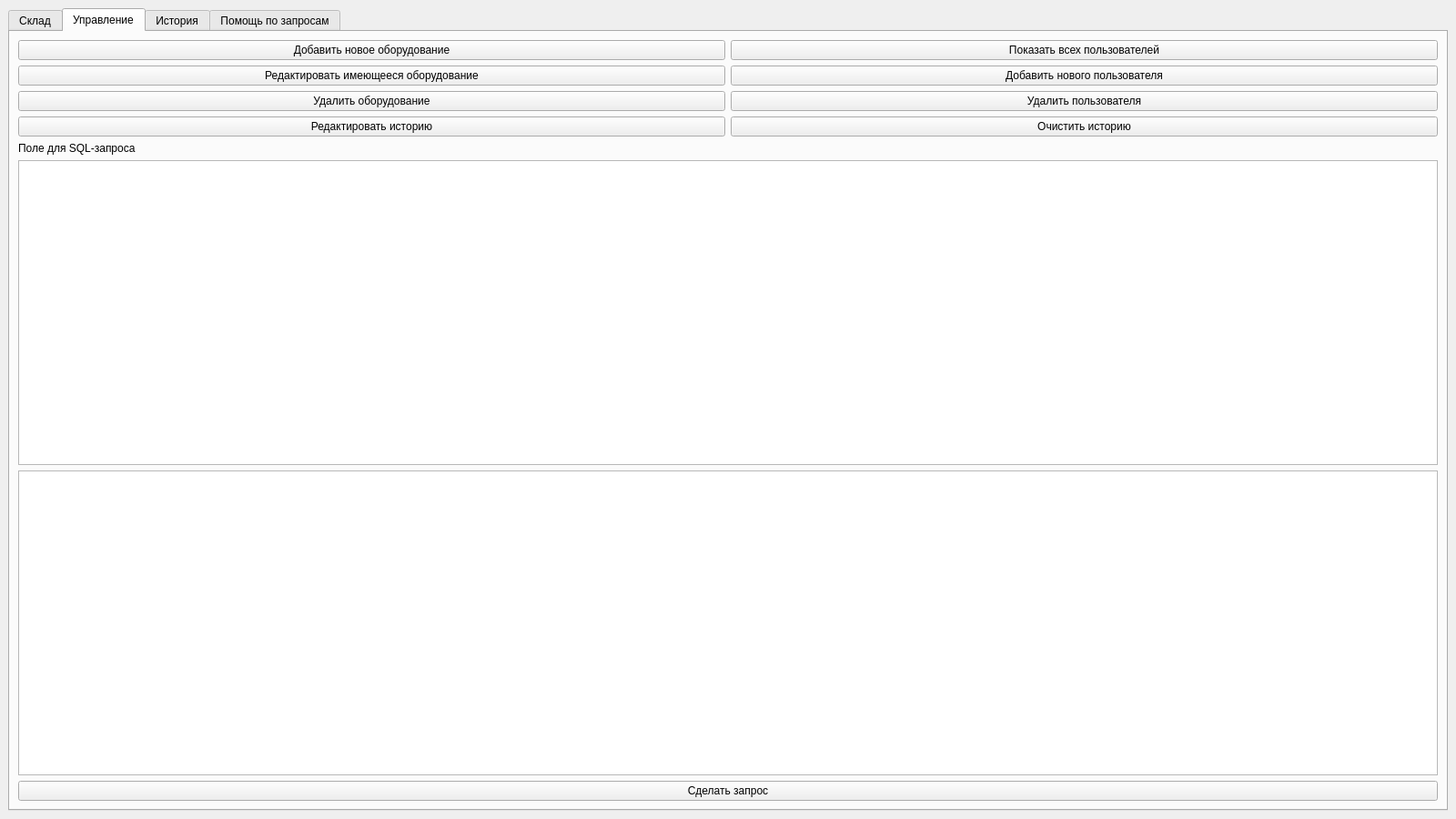
<?xml version="1.0" encoding="UTF-8"?>
<ui version="4.0">
 <class>MainPage</class>
 <widget class="QMainWindow" name="MainPage">
  <property name="windowModality">
   <enum>Qt::WindowModality::WindowModal</enum>
  </property>
  <property name="geometry">
   <rect>
    <x>0</x>
    <y>0</y>
    <width>1600</width>
    <height>900</height>
   </rect>
  </property>
  <property name="minimumSize">
   <size>
    <width>1600</width>
    <height>900</height>
   </size>
  </property>
  <property name="windowTitle">
   <string>Склад</string>
  </property>
  <widget class="QWidget" name="centralwidget">
   <property name="minimumSize">
    <size>
     <width>1600</width>
     <height>900</height>
    </size>
   </property>
   <layout class="QVBoxLayout" name="verticalLayout">
    <item>
     <widget class="QTabWidget" name="tabWidget">
      <property name="currentIndex">
       <number>1</number>
      </property>
      <widget class="QWidget" name="search">
       <attribute name="title">
        <string>Склад</string>
       </attribute>
       <layout class="QGridLayout" name="gridLayout_2">
        <item row="5" column="1">
         <widget class="QPushButton" name="search_btn">
          <property name="text">
           <string>Поиск</string>
          </property>
         </widget>
        </item>
        <item row="0" column="0">
         <widget class="QLabel" name="label_name_ru">
          <property name="text">
           <string>Наименование(RU)</string>
          </property>
         </widget>
        </item>
        <item row="4" column="0">
         <widget class="QLabel" name="label_invent_num">
          <property name="text">
           <string>Инвентарный номер</string>
          </property>
         </widget>
        </item>
        <item row="4" column="1">
         <widget class="QLineEdit" name="invent_num"/>
        </item>
        <item row="5" column="0">
         <widget class="QPushButton" name="pushButton_all">
          <property name="text">
           <string>Показать всё</string>
          </property>
         </widget>
        </item>
        <item row="1" column="0">
         <widget class="QLabel" name="label_name_en">
          <property name="text">
           <string>Наименование(EN)</string>
          </property>
         </widget>
        </item>
        <item row="6" column="0" colspan="2">
         <widget class="QTableView" name="tableView"/>
        </item>
        <item row="3" column="1">
         <widget class="QLineEdit" name="part_num"/>
        </item>
        <item row="2" column="0">
         <widget class="QLabel" name="label_manufacturer">
          <property name="text">
           <string>Производитель</string>
          </property>
         </widget>
        </item>
        <item row="0" column="1">
         <widget class="QComboBox" name="name_ru"/>
        </item>
        <item row="1" column="1">
         <widget class="QLineEdit" name="name_en"/>
        </item>
        <item row="2" column="1">
         <widget class="QLineEdit" name="manufacturer"/>
        </item>
        <item row="3" column="0">
         <widget class="QLabel" name="label_part_num">
          <property name="text">
           <string>Артикул</string>
          </property>
         </widget>
        </item>
       </layout>
      </widget>
      <widget class="QWidget" name="edit">
       <attribute name="title">
        <string>Управление</string>
       </attribute>
       <layout class="QGridLayout" name="gridLayout">
        <item row="0" column="0">
         <widget class="QPushButton" name="new_equipment">
          <property name="text">
           <string>Добавить новое оборудование</string>
          </property>
         </widget>
        </item>
        <item row="0" column="1">
         <widget class="QPushButton" name="pushButton_show_all_users">
          <property name="text">
           <string>Показать всех пользователей</string>
          </property>
         </widget>
        </item>
        <item row="1" column="0">
         <widget class="QPushButton" name="pushButton_edit_equipment">
          <property name="text">
           <string>Редактировать имеющееся оборудование</string>
          </property>
         </widget>
        </item>
        <item row="1" column="1">
         <widget class="QPushButton" name="new_user">
          <property name="text">
           <string>Добавить нового пользователя</string>
          </property>
         </widget>
        </item>
        <item row="2" column="0">
         <widget class="QPushButton" name="pushButton_delete_equipment">
          <property name="text">
           <string>Удалить оборудование</string>
          </property>
         </widget>
        </item>
        <item row="2" column="1">
         <widget class="QPushButton" name="pushButton_delete_user">
          <property name="text">
           <string>Удалить пользователя</string>
          </property>
         </widget>
        </item>
        <item row="3" column="0">
         <widget class="QPushButton" name="pushButton_edit_story">
          <property name="text">
           <string>Редактировать историю</string>
          </property>
         </widget>
        </item>
        <item row="3" column="1">
         <widget class="QPushButton" name="pushButton_clear_story">
          <property name="text">
           <string>Очистить историю</string>
          </property>
         </widget>
        </item>
        <item row="4" column="0">
         <widget class="QLabel" name="label">
          <property name="text">
           <string>Поле для SQL-запроса</string>
          </property>
         </widget>
        </item>
        <item row="5" column="0" colspan="2">
         <widget class="QTextEdit" name="textEdit_SQL">
          <property name="font">
           <font>
            <pointsize>16</pointsize>
           </font>
          </property>
         </widget>
        </item>
        <item row="6" column="0" colspan="2">
         <widget class="QTableView" name="tableView_SQL">
          <property name="font">
           <font>
            <pointsize>12</pointsize>
           </font>
          </property>
         </widget>
        </item>
        <item row="7" column="0" colspan="2">
         <widget class="QPushButton" name="pushButton_SQL">
          <property name="text">
           <string>Сделать запрос</string>
          </property>
         </widget>
        </item>
       </layout>
      </widget>
      <widget class="QWidget" name="archive">
       <attribute name="title">
        <string>История</string>
       </attribute>
       <layout class="QGridLayout" name="gridLayout_3">
        <item row="0" column="0">
         <widget class="QPushButton" name="pushButton">
          <property name="text">
           <string>Обновить</string>
          </property>
         </widget>
        </item>
        <item row="1" column="0">
         <widget class="QTableView" name="logs_table"/>
        </item>
       </layout>
      </widget>
      <widget class="QWidget" name="tab">
       <attribute name="title">
        <string>Помощь по запросам</string>
       </attribute>
       <layout class="QGridLayout" name="gridLayout_4">
        <item row="0" column="0">
         <widget class="QTextBrowser" name="textBrowser">
          <property name="html">
           <string>&lt;!DOCTYPE HTML PUBLIC &quot;-//W3C//DTD HTML 4.0//EN&quot; &quot;http://www.w3.org/TR/REC-html40/strict.dtd&quot;&gt;
&lt;html&gt;&lt;head&gt;&lt;meta name=&quot;qrichtext&quot; content=&quot;1&quot; /&gt;&lt;meta charset=&quot;utf-8&quot; /&gt;&lt;style type=&quot;text/css&quot;&gt;
p, li { white-space: pre-wrap; }
hr { height: 1px; border-width: 0; }
li.unchecked::marker { content: &quot;\2610&quot;; }
li.checked::marker { content: &quot;\2612&quot;; }
&lt;/style&gt;&lt;/head&gt;&lt;body style=&quot; font-family:'Segoe UI'; font-size:9pt; font-weight:400; font-style:normal;&quot;&gt;
&lt;p style=&quot; margin-top:0px; margin-bottom:0px; margin-left:0px; margin-right:0px; -qt-block-indent:0; text-indent:0px;&quot;&gt;&lt;span style=&quot; font-size:14pt;&quot;&gt;Имена таблиц: &lt;/span&gt;&lt;/p&gt;
&lt;p style=&quot; margin-top:0px; margin-bottom:0px; margin-left:0px; margin-right:0px; -qt-block-indent:0; text-indent:0px;&quot;&gt;&lt;span style=&quot; font-size:14pt;&quot;&gt;part_list			- всё оборудование&lt;/span&gt;&lt;/p&gt;
&lt;p style=&quot; margin-top:0px; margin-bottom:0px; margin-left:0px; margin-right:0px; -qt-block-indent:0; text-indent:0px;&quot;&gt;&lt;span style=&quot; font-size:14pt;&quot;&gt;logs			- история использования&lt;/span&gt;&lt;/p&gt;
&lt;p style=&quot; margin-top:0px; margin-bottom:0px; margin-left:0px; margin-right:0px; -qt-block-indent:0; text-indent:0px;&quot;&gt;&lt;span style=&quot; font-size:14pt;&quot;&gt;user_name		- фамилия и имя&lt;/span&gt;&lt;/p&gt;
&lt;p style=&quot;-qt-paragraph-type:empty; margin-top:0px; margin-bottom:0px; margin-left:0px; margin-right:0px; -qt-block-indent:0; text-indent:0px; font-size:14pt;&quot;&gt;&lt;br /&gt;&lt;/p&gt;
&lt;p style=&quot;-qt-paragraph-type:empty; margin-top:0px; margin-bottom:0px; margin-left:0px; margin-right:0px; -qt-block-indent:0; text-indent:0px; font-size:14pt;&quot;&gt;&lt;br /&gt;&lt;/p&gt;
&lt;p style=&quot; margin-top:0px; margin-bottom:0px; margin-left:0px; margin-right:0px; -qt-block-indent:0; text-indent:0px;&quot;&gt;&lt;span style=&quot; font-size:14pt;&quot;&gt;SELECT * FROM part_list;							- показать всю таблицу с оборудованием.&lt;/span&gt;&lt;/p&gt;
&lt;p style=&quot; margin-top:0px; margin-bottom:0px; margin-left:0px; margin-right:0px; -qt-block-indent:0; text-indent:0px;&quot;&gt;&lt;span style=&quot; font-size:14pt;&quot;&gt;SELECT * FROM part_list WHERE lower(name_ru)=lower('ДАтчик');			- показать всё оборудование с наименованием на русском = Датчик, независимо от регистра.&lt;/span&gt;&lt;/p&gt;
&lt;p style=&quot; margin-top:0px; margin-bottom:0px; margin-left:0px; margin-right:0px; -qt-block-indent:0; text-indent:0px;&quot;&gt;&lt;span style=&quot; font-size:14pt;&quot;&gt;UPDATE part_list SET act_count=10 WHERE part_num=1233321;			- изменить актуальное количество оборудования с артикулом 1233321.&lt;/span&gt;&lt;/p&gt;
&lt;p style=&quot; margin-top:0px; margin-bottom:0px; margin-left:0px; margin-right:0px; -qt-block-indent:0; text-indent:0px;&quot;&gt;&lt;span style=&quot; font-size:14pt;&quot;&gt;DELETE FROM user_name WHERE name_surname='Газизов Азамат';		- удалить из таблицы user_name строку 'Газизов Азамат'.&lt;/span&gt;&lt;/p&gt;&lt;/body&gt;&lt;/html&gt;</string>
          </property>
         </widget>
        </item>
       </layout>
      </widget>
     </widget>
    </item>
   </layout>
  </widget>
 </widget>
 <tabstops>
  <tabstop>tabWidget</tabstop>
  <tabstop>name_ru</tabstop>
  <tabstop>name_en</tabstop>
  <tabstop>manufacturer</tabstop>
  <tabstop>part_num</tabstop>
  <tabstop>invent_num</tabstop>
  <tabstop>search_btn</tabstop>
  <tabstop>tableView</tabstop>
  <tabstop>pushButton_all</tabstop>
  <tabstop>new_equipment</tabstop>
  <tabstop>pushButton_show_all_users</tabstop>
  <tabstop>pushButton_edit_equipment</tabstop>
  <tabstop>new_user</tabstop>
  <tabstop>pushButton_delete_equipment</tabstop>
  <tabstop>pushButton_delete_user</tabstop>
  <tabstop>pushButton_edit_story</tabstop>
  <tabstop>pushButton_clear_story</tabstop>
  <tabstop>textEdit_SQL</tabstop>
  <tabstop>pushButton</tabstop>
  <tabstop>logs_table</tabstop>
 </tabstops>
 <resources/>
 <connections/>
</ui>
